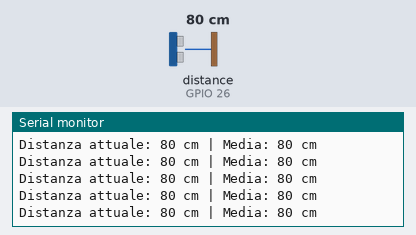
This sketch was run on a simulated ESP32. Shown: the last lines printed to the serial monitor. Wiring (from diagram.json): ultrasonic range finder: trigger GPIO 25; echo GPIO 26. The test bench sets the inputs (shaded band); at power-on: distance to the obstacle (sensor on GPIO 26) 80 cm. The echo pulse lasts 58.3 µs per cm.

Above: at 1.2 s.
1.3 s: distance to the obstacle (sensor on GPIO 26) set to 2 cm
At 1.38 s:
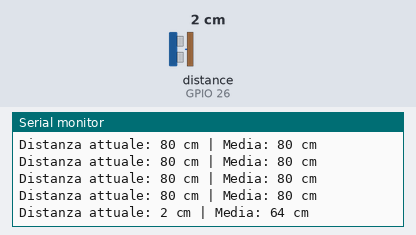
2.8 s: distance to the obstacle (sensor on GPIO 26) set to 4 cm
At 2.89 s:
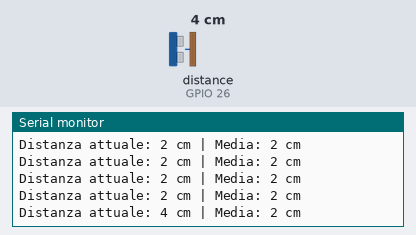
Timing chart, 0 to 5.8 s (numbered marks = the images above; inputs shaded):
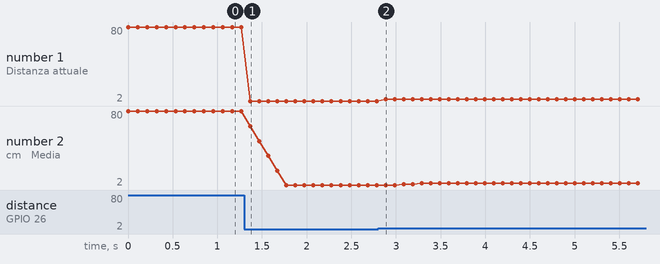

The sketch:

Ultrasuoni_02_media_mobile.ino
```cpp
#include <Arduino.h>

/*
 * @file Ultrasuoni_02_media_mobile
 * @brief Misurazione con media mobile per ridurre il rumore
 *
 * @description
 * Questo sketch è un esempio avanzato per utilizzare il sensore a ultrasuoni HC-SR04 con Arduino,
 * implementando una media mobile per ridurre il rumore nelle misurazioni.
 * La media mobile aiuta a stabilizzare le letture della distanza, specialmente in ambienti con
 * molte interferenze o quando il sensore è soggetto a vibrazioni.
 * Il risultato viene visualizzato in centimetri sul monitor seriale, mostrando sia la lettura
 * attuale che la media delle ultime letture.
 *
 * @author Filippo Bilardo
 * @date 09/03/2026
 * @version 1.0
 */

 // Misurazione con media mobile per ridurre il rumore
const int TRIG_PIN = 25;
const int ECHO_PIN = 26;

// Parametri per la media mobile
const int NUM_READINGS = 5;  // Numero di letture da mediare
int readings[NUM_READINGS];  // Array per memorizzare le letture
int samples = 0;
int readIndex = 0;           // Indice della lettura corrente
long total = 0;              // Totale corrente

int measureDistance();

void setup() {
  pinMode(TRIG_PIN, OUTPUT);
  pinMode(ECHO_PIN, INPUT);
  Serial.begin(115200);
  Serial.println("Sensore a ultrasuoni con media mobile attivo");

  // Inizializza l'array delle letture a 0
  for (int i = 0; i < NUM_READINGS; i++) {
    readings[i] = 0;
  }
}

void loop() {
  const int measured = measureDistance();
  if (measured < 0) {
    // Non lasciare una vecchia media come misura attuale dopo un guasto.
    total=0; samples=0; readIndex=0;
    for (int i=0;i<NUM_READINGS;i++) readings[i]=0;
    Serial.println("ERR ECO"); delay(100); return;
  }
  total -= readings[readIndex];
  readings[readIndex] = measured;
  total += measured;
  if (samples < NUM_READINGS) samples++;

  // Avanza all'indice successivo
  readIndex = (readIndex + 1) % NUM_READINGS;

  // Calcola la media
  int averageDistance = total / samples;

  // Visualizza sia la lettura corrente che la media
  Serial.print("Distanza attuale: ");
  Serial.print(readings[(readIndex - 1 + NUM_READINGS) % NUM_READINGS]);
  Serial.print(" cm | Media: ");
  Serial.print(averageDistance);
  Serial.println(" cm");

  delay(100);  // Breve ritardo tra le misurazioni
}

// Funzione per misurare la distanza
int measureDistance() {
  long duration;

  // Invia impulso ultrasonico
  digitalWrite(TRIG_PIN, LOW);
  delayMicroseconds(2);
  digitalWrite(TRIG_PIN, HIGH);
  delayMicroseconds(10);
  digitalWrite(TRIG_PIN, LOW);

  // Misura il tempo di ritorno dell'eco
  duration = pulseIn(ECHO_PIN, HIGH, 30000UL);

  // Calcola e restituisci la distanza in cm
  return duration == 0 ? -1 : int(duration / 58);
}
```

Measured:
- after the input at 1.3 s, the serial monitor: prints a new line after 0.07 s (image 1)
- after the input at 2.8 s, the serial monitor: prints a new line after 0.08 s (image 2)
- plotted number 1: 80 → 2 after the input at 1.3 s, 2 → 4 after the input at 2.8 s
- plotted number 2: 80 → 2 after the input at 1.3 s, 2 → 4 after the input at 2.8 s
